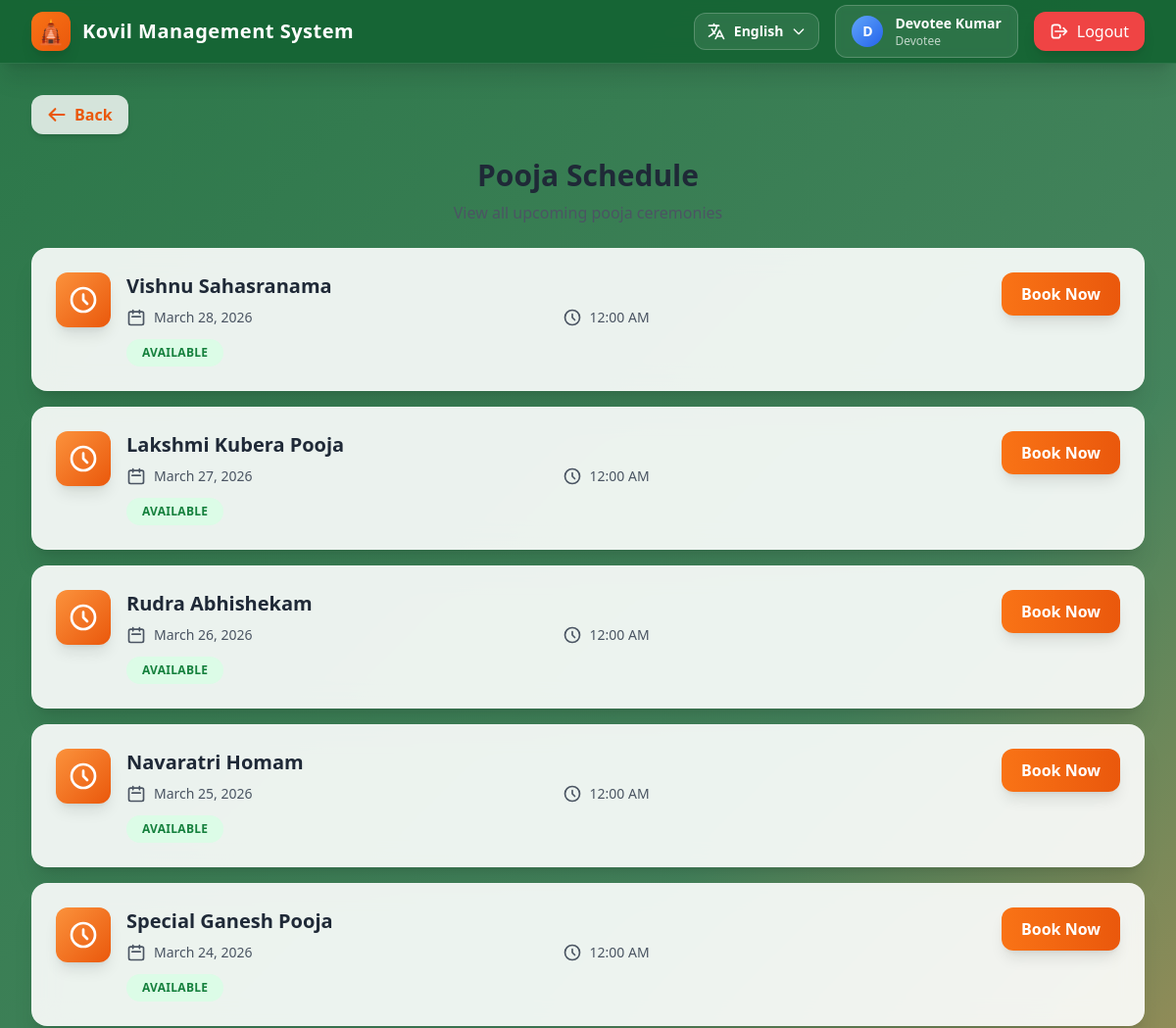
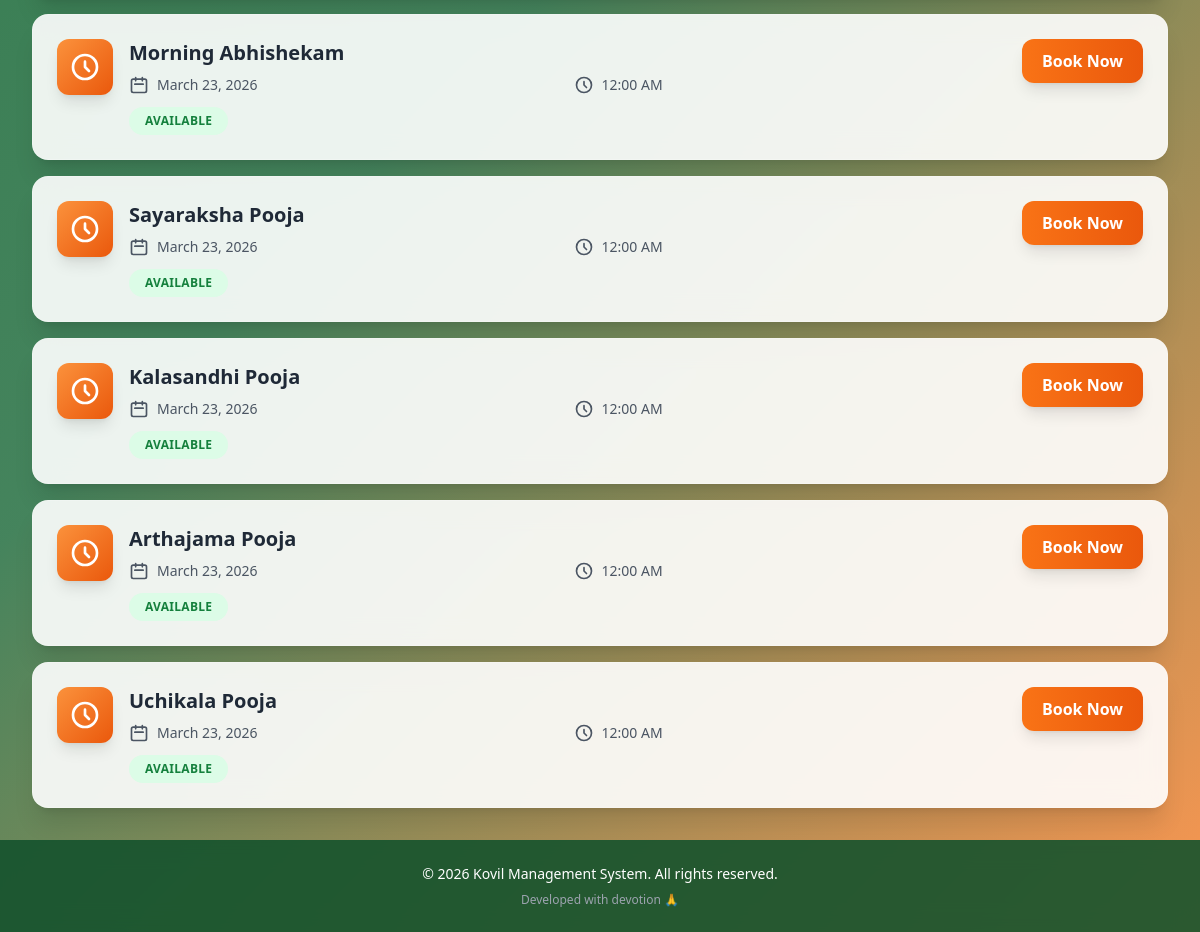
Screenshot of /Desktop-App/kovilsystem/index.php?url=schedule (signed in) with the database file from the repository (2 pictures, top to bottom).
### tables this page shows
CREATE TABLE IF NOT EXISTS pooja_schedule (
    id INT AUTO_INCREMENT PRIMARY KEY,
    pooja_name VARCHAR(100) NOT NULL,
    pooja_date DATE NOT NULL,
    time_slot VARCHAR(50) NOT NULL,
    status ENUM('available', 'booked', 'completed') DEFAULT 'available',
    description TEXT,
    created_at TIMESTAMP DEFAULT CURRENT_TIMESTAMP,
    updated_at TIMESTAMP DEFAULT CURRENT_TIMESTAMP ON UPDATE CURRENT_TIMESTAMP,
    INDEX idx_pooja_date (pooja_date),
    INDEX idx_status (status)
);

### Desktop-App/kovilsystem/index.php (called while the page is built, shortened)
<?php
require_once __DIR__ . "/config/database.php";
require_once __DIR__ . "/app/controllers/MainController.php";
$page = $_GET['url'] ?? 'home';
$page = htmlspecialchars(strip_tags($page), ENT_QUOTES, 'UTF-8');
try {
    $controller = new MainController();
    $controller->load($page);
} catch (Exception $e) {
    error_log("Application Error: " . $e->getMessage());
    if (defined('APP_ENV') && APP_ENV === 'development') {
        echo "<div style='padding: 20px; color: red;'>";
        echo "<h2>Error Occurred</h2>";
        echo "<p>" . htmlspecialchars($e->getMessage(), ENT_QUOTES, 'UTF-8') . "</p>";
        echo "</div>";
    } else {
        echo "<div style='padding: 20px;'>";
        echo "<h2>An error occurred. Please try again later.</h2>";
        echo "</div>";
    }
}

### Desktop-App/kovilsystem/config/helpers.php (called while the page is built, shortened)
<?php
function getSession(string $key, $default = null) {
    return $default;
}
function getCurrentLanguage(): string {
    return getSession('language', 'en');
}
function getLanguageName(string $code): string {
    $languages = [
        'en' => 'English',
        'ta' => 'தமிழ்'
    ];
    return $languages[$code] ?? 'English';
}

### Desktop-App/kovilsystem/config/database.php (called while the page is built, shortened)
<?php
class Database {
    private static $conn = null;
    public static function connect() {
        if (self::$conn === null) {
            try {
                self::$conn = new mysqli(DB_HOST, DB_USER, DB_PASS, DB_NAME);
                self::$conn->set_charset(DB_CHARSET);
            } catch (Exception $e) {
                error_log("Database Error: " . $e->getMessage());
                die("Database connection failed. Please ensure the database is configured properly.");
            }
        }
        return self::$conn;
    }
}

### Desktop-App/kovilsystem/app/models/Schedule.php (called while the page is built, shortened)
<?php
require_once __DIR__ . "/../../config/database.php";
class Schedule {
    private $conn;
    public function __construct() {
        $this->conn = Database::connect();
    }
    public function getAllWithBookings() {
        $result = $this->conn->query("
            SELECT
                ps.id,
                ps.pooja_name,
                ps.pooja_date,
                ps.time_slot,
                ps.description,
                ps.status,
                ps.created_at,
                u.name as booked_by_name
            FROM pooja_schedule ps
            LEFT JOIN bookings b ON ps.id = b.schedule_id
            LEFT JOIN users u ON b.user_id = u.id
            ORDER BY ps.pooja_date DESC, ps.time_slot ASC
        ");
        return $result;
    }
}

### Desktop-App/kovilsystem/app/views/schedule/index.php (the view, shortened to what this page needs)
<div class="space-y-6">
    <div class="flex items-center space-x-4 mb-4">
        <a href="javascript:history.back()" class="group flex items-center space-x-2 bg-white/80 hover:bg-white backdrop-blur-sm px-4 py-2 rounded-xl shadow-md transition-all duration-200 hover:scale-105 active:scale-95">
            <svg class="w-5 h-5 text-secondary-600 group-hover:text-secondary-700" fill="none" stroke="currentColor" viewBox="0 0 24 24">
                <path stroke-linecap="round" stroke-linejoin="round" stroke-width="2.5" d="M10 19l-7-7m0 0l7-7m-7 7h18"></path>
            </svg>
            <span class="font-semibold text-secondary-600 group-hover:text-secondary-700">Back</span>
        </a>
    </div>
    <div class="text-center mb-8">
        <h1 class="text-3xl font-bold text-gray-800 mb-2">Pooja Schedule</h1>
        <p class="text-gray-600">View all upcoming pooja ceremonies</p>
    </div>
    <div class="space-y-4">
        <?php
        $schedules = [];
        if ($data instanceof mysqli_result) {
            $schedules = $data->fetch_all(MYSQLI_ASSOC);
        } elseif (is_array($data)) {
            $schedules = $data;
        }
        ?>
        <?php if(!empty($schedules)): ?>
            <?php foreach($schedules as $schedule):
                $isBooked = ($schedule['status'] === 'booked');
            ?>
            <div class="glass-card p-6 card-hover <?= $isBooked ? 'opacity-75 bg-gray-50' : '' ?>">
                <div class="flex items-start justify-between">
                    <div class="flex items-start space-x-4 flex-1">
                        <div class="w-14 h-14 bg-gradient-to-br from-secondary-400 to-secondary-600 rounded-xl flex items-center justify-center flex-shrink-0 shadow-lg">
                            <svg class="w-8 h-8 text-white" fill="none" stroke="currentColor" viewBox="0 0 24 24">
                                <path stroke-linecap="round" stroke-linejoin="round" stroke-width="2" d="M12 8v4l3 3m6-3a9 9 0 11-18 0 9 9 0 0118 0z"></path>
                            </svg>
                        </div>
                        <div class="flex-1">
                            <h3 class="text-xl font-bold text-gray-800 mb-2"><?= htmlspecialchars($schedule['pooja_name']) ?></h3>
                            <div class="grid grid-cols-1 md:grid-cols-2 gap-3 mb-3">
                                <div class="flex items-center space-x-2 text-sm text-gray-600">
                                    <svg class="w-5 h-5" fill="none" stroke="currentColor" viewBox="0 0 24 24">
                                        <path stroke-linecap="round" stroke-linejoin="round" stroke-width="2" d="M8 7V3m8 4V3m-9 8h10M5 21h14a2 2 0 002-2V7a2 2 0 00-2-2H5a2 2 0 00-2 2v12a2 2 0 002 2z"></path>
                                    </svg>
                                    <span class="font-medium"><?= date('F d, Y', strtotime($schedule['pooja_date'])) ?></span>
                                </div>
                                <div class="flex items-center space-x-2 text-sm text-gray-600">
                                    <svg class="w-5 h-5" fill="none" stroke="currentColor" viewBox="0 0 24 24">
                                        <path stroke-linecap="round" stroke-linejoin="round" stroke-width="2" d="M12 8v4l3 3m6-3a9 9 0 11-18 0 9 9 0 0118 0z"></path>
                                    </svg>
                                    <span class="font-medium"><?= date('g:i A', strtotime($schedule['time_slot'])) ?></span>
                                </div>
                            </div>
                            <?php if($isBooked): ?>
                            <span class="inline-block px-4 py-1.5 bg-red-100 text-red-700 text-xs font-semibold rounded-full uppercase tracking-wide border-2 border-red-200">
                                🔒 Booked - <?= date('M d, Y', strtotime($schedule['created_at'])) ?>
                            </span>
                            <?php else: ?>
                            <span class="inline-block px-4 py-1.5 bg-green-100 text-green-700 text-xs font-semibold rounded-full uppercase tracking-wide">
                                <?= ucfirst($schedule['status']) ?>
                            </span>
                            <?php endif; ?>
                        </div>
                    </div>
                    <div class="ml-4 flex items-center space-x-2">
                        <?php if($isBooked): ?>
                        <button disabled class="bg-gray-300 text-gray-500 px-5 py-2.5 rounded-xl font-semibold cursor-not-allowed inline-block">
                            🔒 Unavailable
                        </button>
                        <?php else: ?>
                        <a href="?url=book&id=<?= $schedule['id'] ?>" class="bg-gradient-to-r from-secondary-500 to-secondary-600 hover:from-secondary-400 hover:to-secondary-500 text-white px-5 py-2.5 rounded-xl font-semibold transition-all duration-200 transform hover:scale-105 shadow-lg inline-block">
                            Book Now
                        </a>
                        <?php endif; ?>
                    </div>
                </div>
            </div>
            <?php endforeach; ?>
        <?php endif; ?>
    </div>
</div>

### Desktop-App/kovilsystem/app/views/layouts/header.php (shortened to what this page needs)
<!DOCTYPE html>
<html lang="en">
<head>
    <script src="https://cdn.tailwindcss.com"></script>
    <link rel="stylesheet" href="<?= APP_URL ?>/public/css/style.css">
</head>
<body class="min-h-screen bg-overlay relative">
    <nav class="bg-primary-800/95 backdrop-blur-md shadow-xl sticky top-0 z-50 border-b border-white/10">
        <div class="max-w-[1600px] mx-auto px-4 sm:px-6 lg:px-8">
            <div class="flex justify-between items-center h-16">
                <div class="flex items-center space-x-3">
                    <div class="w-10 h-10 bg-gradient-to-br from-secondary-500 to-secondary-600 rounded-xl flex items-center justify-center shadow-lg">
                        <span class="text-2xl">🛕</span>
                    </div>
                    <h1 class="text-xl font-bold text-white tracking-wide"><?= APP_NAME ?></h1>
                </div>
                <?php if(isset($_SESSION['user'])): ?>
                <div class="flex items-center space-x-4">
                    <div class="relative group">
                        <button class="flex items-center space-x-2 bg-white/10 backdrop-blur-sm px-3 py-2 rounded-xl border border-white/20 hover:bg-white/20 transition-all">
                            <svg class="w-5 h-5 text-white" fill="none" stroke="currentColor" viewBox="0 0 24 24">
                                <path stroke-linecap="round" stroke-linejoin="round" stroke-width="2" d="M3 5h12M9 3v2m1.048 9.5A18.022 18.022 0 016.412 9m6.088 9h7M11 21l5-10 5 10M12.751 5C11.783 10.77 8.07 15.61 3 18.148"></path>
                            </svg>
                            <span class="hidden sm:inline text-white font-semibold text-sm"><?= getLanguageName(getCurrentLanguage()) ?></span>
                            <svg class="w-4 h-4 text-white" fill="none" stroke="currentColor" viewBox="0 0 24 24">
                                <path stroke-linecap="round" stroke-linejoin="round" stroke-width="2" d="M19 9l-7 7-7-7"></path>
                            </svg>
                        </button>
                    </div>
                    <div class="hidden md:flex items-center space-x-3 bg-white/10 backdrop-blur-sm px-4 py-2 rounded-xl border border-white/20">
                        <div class="w-8 h-8 bg-gradient-to-br from-accent-400 to-accent-600 rounded-full flex items-center justify-center">
                            <span class="text-white font-bold text-sm"><?= strtoupper(substr($_SESSION['user']['name'], 0, 1)) ?></span>
                        </div>
                        <div>
                            <p class="text-white font-semibold text-sm"><?= htmlspecialchars($_SESSION['user']['name']) ?></p>
                            <p class="text-xs text-white/70 capitalize"><?= htmlspecialchars($_SESSION['user']['role']) ?></p>
                        </div>
                    </div>
                    <a href="?url=logout" class="flex items-center space-x-2 bg-red-500 hover:bg-red-600 text-white px-4 py-2 rounded-xl transition-all duration-200 hover:scale-105 active:scale-95 shadow-lg">
                        <svg class="w-5 h-5" fill="none" stroke="currentColor" viewBox="0 0 24 24">
                            <path stroke-linecap="round" stroke-linejoin="round" stroke-width="2" d="M17 16l4-4m0 0l-4-4m4 4H7m6 4v1a3 3 0 01-3 3H6a3 3 0 01-3-3V7a3 3 0 013-3h4a3 3 0 013 3v1"></path>
                        </svg>
                        <span class="hidden sm:inline">Logout</span>
                    </a>
                </div>
                <?php endif; ?>
            </div>
        </div>
    </nav>
    <main class="max-w-[1600px] mx-auto px-4 sm:px-6 lg:px-8 py-8">

### Desktop-App/kovilsystem/app/controllers/MainController.php (shortened to what this page needs)
<?php
require_once __DIR__ . "/../models/User.php";
require_once __DIR__ . "/../models/Schedule.php";
class MainController {
    public function load($page = 'login') {
        $scheduleModel = new Schedule();
        switch ($page) {
            case 'schedule':
                if (!isset($view) || $view !== __DIR__ . '/../views/schedule/edit.php') {
                    $data = $scheduleModel->getAllWithBookings();
                }
                break;
        }
        require __DIR__ . "/../views/layouts/header.php";
        if ($page === 'dashboard') {
            $userRole = $_SESSION['user']['role'] ?? '';
            if ($userRole === 'management') {
                $view = __DIR__ . "/../views/dashboard/admin.php";
            } elseif ($userRole === 'priest') {
                $view = __DIR__ . "/../views/dashboard/priest.php";
            } else {
                $view = __DIR__ . "/../views/dashboard/user.php";
            }
        } else {
            $view = __DIR__ . "/../views/$page/index.php";
        }
        if (file_exists($view)) {
            require $view;
        } else {
            echo "<div class='p-10 text-center text-white'>Page not found: $page</div>";
        }
        require __DIR__ . "/../views/layouts/footer.php";
    }
}

### Desktop-App/kovilsystem/app/views/layouts/footer.php (shortened to what this page needs)
    </main>
    <footer class="bg-primary-900/90 backdrop-blur-md text-white py-6 mt-auto">
        <div class="max-w-7xl mx-auto px-4 text-center">
            <p class="text-sm">© <?= date("Y") ?> <?= APP_NAME ?>. All rights reserved.</p>
            <p class="text-xs mt-2 text-gray-400">Developed with devotion 🙏</p>
        </div>
    </footer>
</body>
</html>

### rows the page displays
pooja_schedule: pooja_name "Vishnu Sahasranama", pooja_date "March 28, 2026", time_slot "12:00 AM", status "AVAILABLE"
pooja_schedule: pooja_name "Lakshmi Kubera Pooja", pooja_date "March 27, 2026", time_slot "12:00 AM", status "AVAILABLE"
pooja_schedule: pooja_name "Rudra Abhishekam", pooja_date "March 26, 2026", time_slot "12:00 AM", status "AVAILABLE"
pooja_schedule: pooja_name "Navaratri Homam", pooja_date "March 25, 2026", time_slot "12:00 AM", status "AVAILABLE"
pooja_schedule: pooja_name "Special Ganesh Pooja", pooja_date "March 24, 2026", time_slot "12:00 AM", status "AVAILABLE"
pooja_schedule: pooja_name "Morning Abhishekam", pooja_date "March 23, 2026", time_slot "12:00 AM", status "AVAILABLE"
pooja_schedule: pooja_name "Sayaraksha Pooja", pooja_date "March 23, 2026", time_slot "12:00 AM", status "AVAILABLE"
pooja_schedule: pooja_name "Kalasandhi Pooja", pooja_date "March 23, 2026", time_slot "12:00 AM", status "AVAILABLE"
pooja_schedule: pooja_name "Arthajama Pooja", pooja_date "March 23, 2026", time_slot "12:00 AM", status "AVAILABLE"
pooja_schedule: pooja_name "Uchikala Pooja", pooja_date "March 23, 2026", time_slot "12:00 AM", status "AVAILABLE"

### other values shown
APP_NAME "Kovil Management System"
getLanguageName(getCurrentLanguage()) "English"
substr($_SESSION['user']['name'], 0, 1) "D"
$_SESSION['user']['name'] "Devotee Kumar"
$_SESSION['user']['role'] "Devotee"
